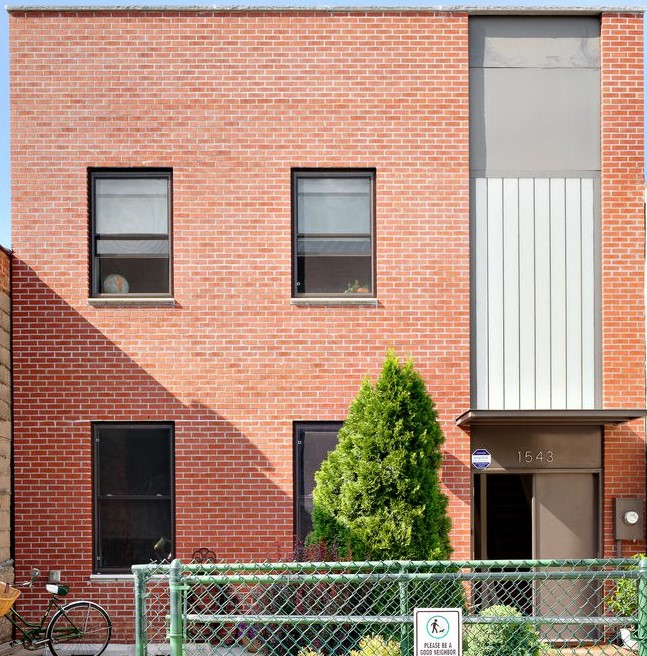
#> input picture data/brick/img/10.jpg, 647 x 656 px, found by its file name; its folder holds only this picture in this run
$ jupyter execute --allow-errors HED_clean.ipynb
#> lines starting #> are read from the running program, lines starting #| are printed output that depends on the picture; after the words box and inside, x2 and y2 are one past the last pixel; in counts of white or black regions, pixels touching at a corner belong together
#> further down, image is the input picture: shape (656, 647, 3); mean B, G, R 122.8, 139.2, 168.9
#> `gray = cv2.cvtColor(image, cv2.COLOR_BGR2GRAY)`:
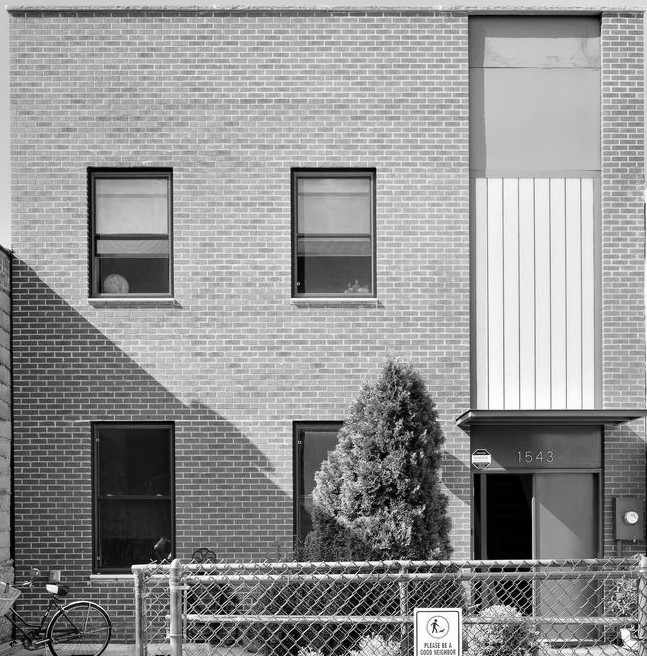
#> gray: shape (656, 647); min 0, max 255, mean 146.2
#> `canny = cv2.Canny(blurred, 30, 150)`:
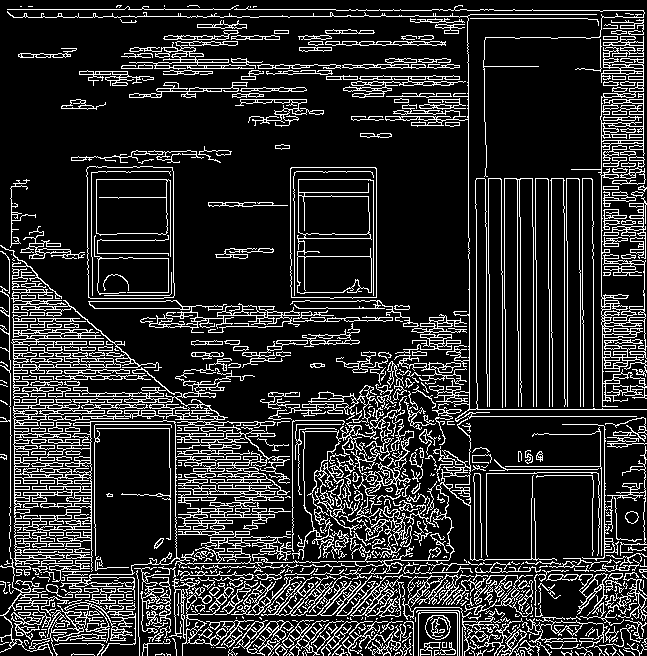
#> canny: shape (656, 647); 17% white in thin lines or dots
[cell 1]
import argparse
import cv2
import os
from matplotlib import pyplot as plt
import numpy as np

[cell 2]
class CropLayer(object):
	def __init__(self, params, blobs):
		# initialize our starting and ending (x, y)-coordinates of
		# the crop
		self.startX = 0
		self.startY = 0
		self.endX = 0
		self.endY = 0

	def getMemoryShapes(self, inputs):
		# the crop layer will receive two inputs -- we need to crop
		# the first input blob to match the shape of the second one,
		# keeping the batch size and number of channels
		(inputShape, targetShape) = (inputs[0], inputs[1])
		(batchSize, numChannels) = (inputShape[0], inputShape[1])
		(H, W) = (targetShape[2], targetShape[3])

		# compute the starting and ending crop coordinates
		self.startX = int((inputShape[3] - targetShape[3]) / 2)
		self.startY = int((inputShape[2] - targetShape[2]) / 2)
		self.endX = self.startX + W
		self.endY = self.startY + H

		# return the shape of the volume (we'll perform the actual
		# crop during the forward pass
		return [[batchSize, numChannels, H, W]]

	def forward(self, inputs):
		# use the derived (x, y)-coordinates to perform the crop
		return [inputs[0][:, :, self.startY:self.endY,
				self.startX:self.endX]]

[cell 3]
print("[INFO] loading edge detector...")
protoPath = os.path.sep.join(["hed_model","deploy.prototxt"])
modelPath = os.path.sep.join(["hed_model","hed_pretrained_bsds.caffemodel"])
#> (the rest of this cell did not finish here and is left out)

[cell 4]
os.chdir("C:\Python\CMP_facades")

[cell 5]
dirlist = os.listdir('C:\Python\CMP_facades/img')

[cell 6]
dirlist

#> (a cell that did not finish here is left out)

$ run again, on data/brick/img/129.jpg
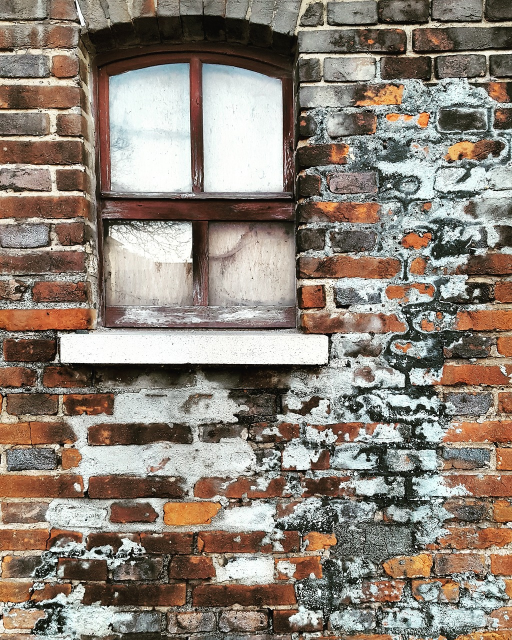
#> input picture data/brick/img/129.jpg, 1024 x 1280 px, found by its file name (shown at 1/2 size)
#> image is the input picture: shape (1280, 1024, 3); mean B, G, R 119.4, 130.4, 141.4
#> `gray = cv2.cvtColor(image, cv2.COLOR_BGR2GRAY)`:
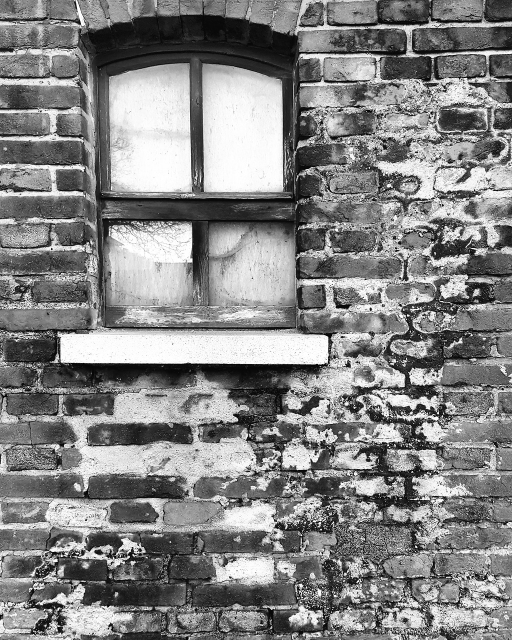
#> gray: shape (1280, 1024) (shown at 1/2 size); min 0, max 255, mean 132.4
#> `canny = cv2.Canny(blurred, 30, 150)`:
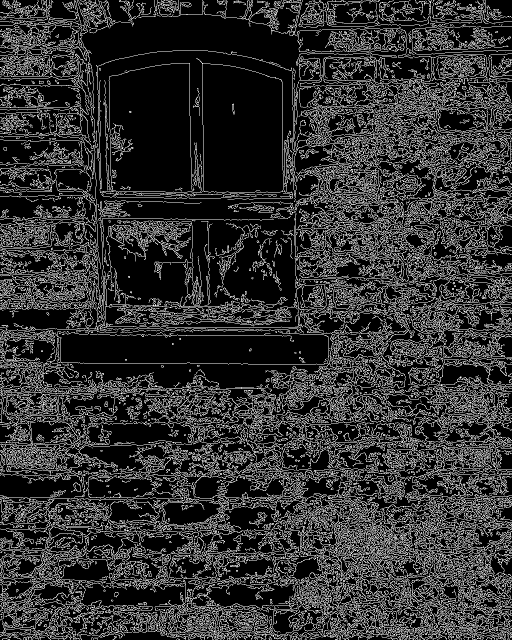
#> canny: shape (1280, 1024) (shown at 1/2 size); 19.6% white in thin lines or dots

$ run again, on data/brick/img/132.jpg
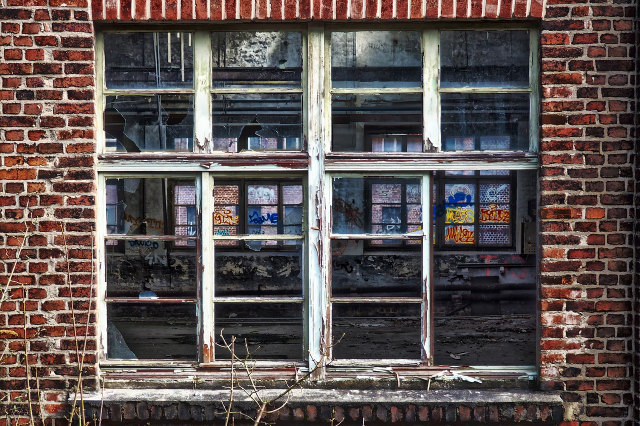
#> input picture data/brick/img/132.jpg, 1280 x 852 px, found by its file name (shown at 1/2 size)
#> image is the input picture: shape (852, 1280, 3); mean B, G, R 82, 83.5, 94.1
#> `gray = cv2.cvtColor(image, cv2.COLOR_BGR2GRAY)`:
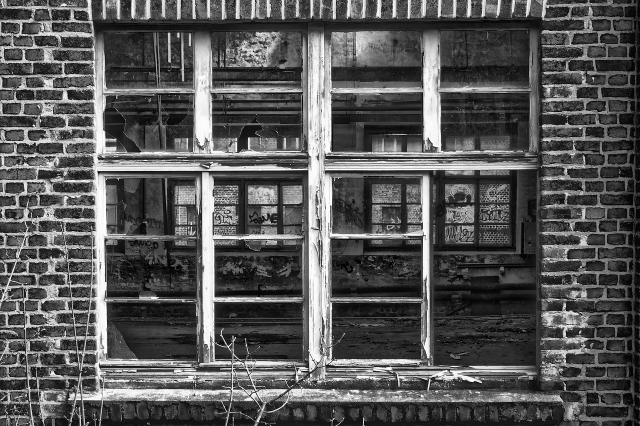
#> gray: shape (852, 1280) (shown at 1/2 size); min 0, max 255, mean 86.5
#> `canny = cv2.Canny(blurred, 30, 150)`:
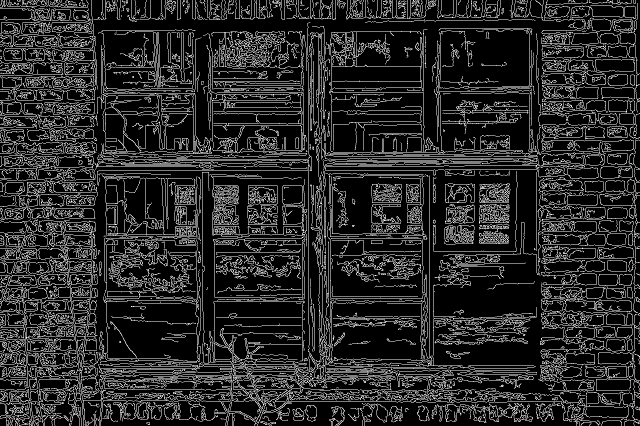
#> canny: shape (852, 1280) (shown at 1/2 size); 15.8% white in thin lines or dots

$ run again, on data/brick/img/136.jpg
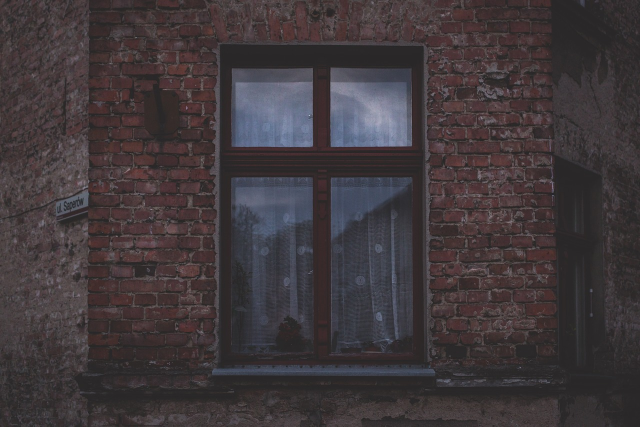
#> input picture data/brick/img/136.jpg, 1280 x 853 px, found by its file name (shown at 1/2 size)
#> image is the input picture: shape (853, 1280, 3); mean B, G, R 59.5, 56.5, 63.9
#> `gray = cv2.cvtColor(image, cv2.COLOR_BGR2GRAY)`:
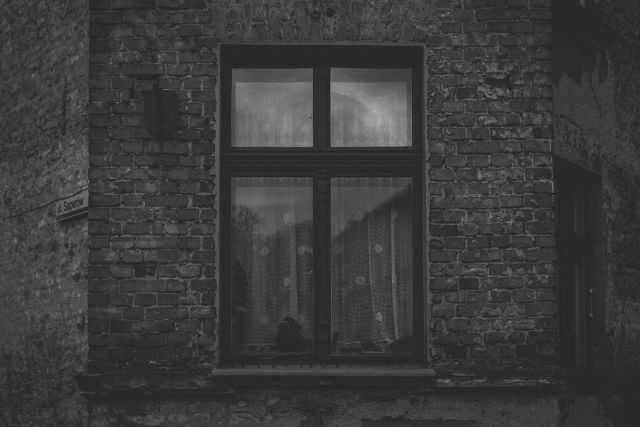
#> gray: shape (853, 1280) (shown at 1/2 size); min 23, max 212, mean 59.1
#> `canny = cv2.Canny(blurred, 30, 150)`:
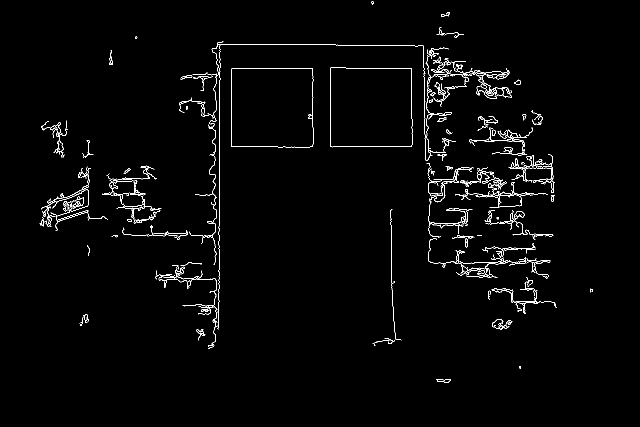
#> canny: shape (853, 1280) (shown at 1/2 size); 1.7% white in thin lines or dots, all inside (x1, y1, x2, y2) = (79, 3, 1185, 766)

$ run again, on data/brick/img/112.jpg
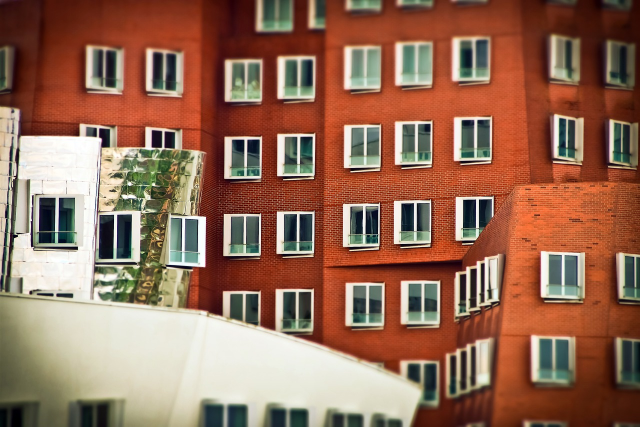
#> input picture data/brick/img/112.jpg, 1280 x 853 px, found by its file name (shown at 1/2 size)
#> image is the input picture: shape (853, 1280, 3); mean B, G, R 86.9, 107.7, 148.7
#> `gray = cv2.cvtColor(image, cv2.COLOR_BGR2GRAY)`:
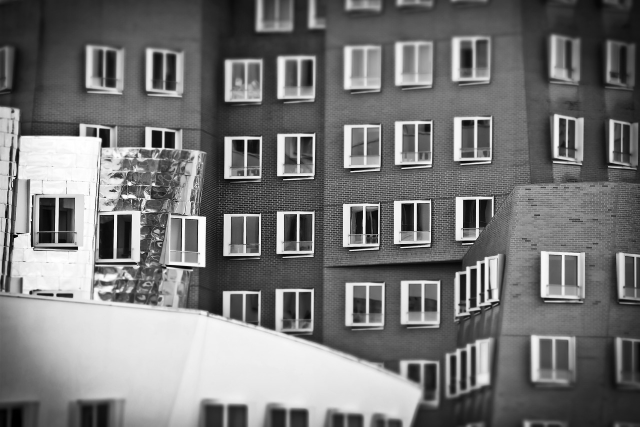
#> gray: shape (853, 1280) (shown at 1/2 size); min 0, max 255, mean 117.6
#> `canny = cv2.Canny(blurred, 30, 150)`:
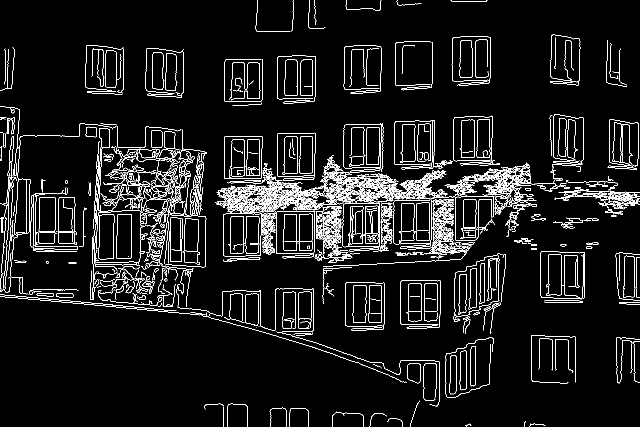
#> canny: shape (853, 1280) (shown at 1/2 size); 6.4% white in thin lines or dots
